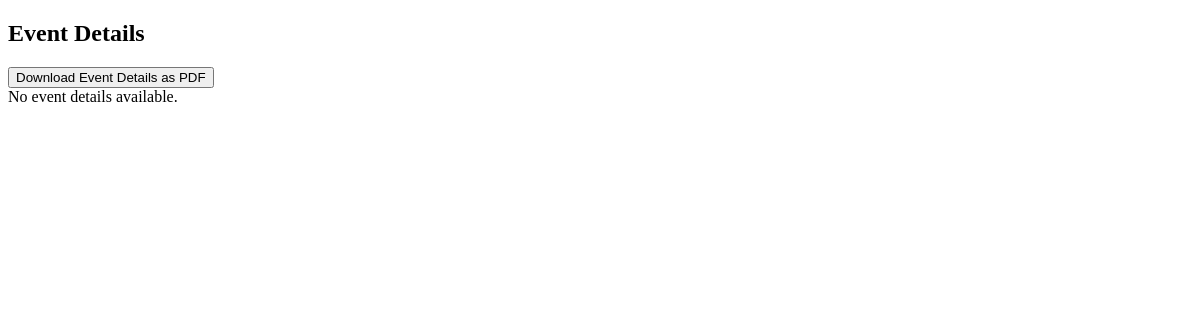
/faculty/facultyDashboard/activityviwe2.php, run on an earlier commit of the app's database.
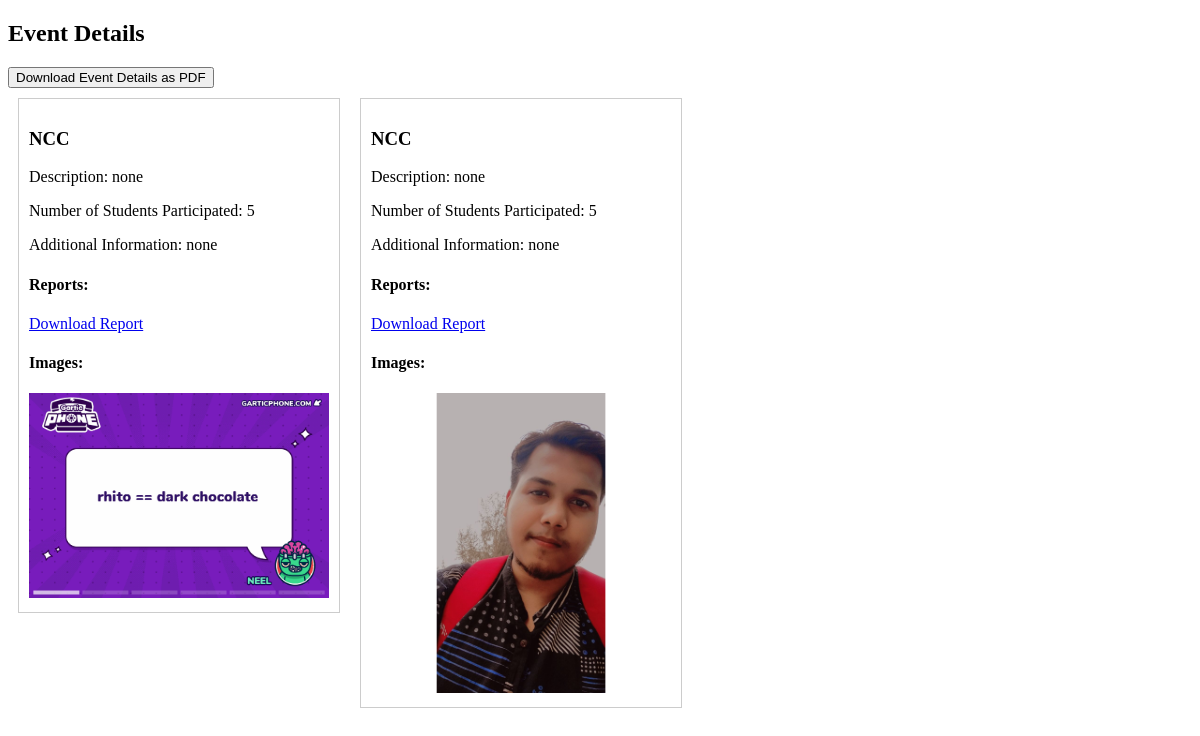
And on a later commit of the database.
### tables this page shows
CREATE TABLE `activity` (
  `instid` varchar(255) NOT NULL,
  `activityid` varchar(255) NOT NULL,
  `activityname` varchar(255) NOT NULL,
  `scheme` varchar(255) NOT NULL,
  `reports` varchar(255) NOT NULL,
  `images` varchar(255) NOT NULL,
  `avgstu` varchar(255) NOT NULL,
  `addinfo` varchar(255) NOT NULL
);

### faculty/facultyDashboard/activityviwe2.php (the view, shortened to what this page needs)
<?php
require '../../connect.php';
$sql = "SELECT * FROM activity";
$result = $conn->query($sql);
?>
<!DOCTYPE html>
<html>
<head>
</head>
<body>
    <h2>Event Details</h2>
    <form method="post">
        <button type="submit" name="generate_pdf">Download Event Details as PDF</button>
    </form>
    <?php
    if ($result->num_rows > 0) {
        while ($row = $result->fetch_assoc()) {
            echo '<div class="event-card">';
            echo '<h3>' . $row["activityname"] . '</h3>';
            echo '<p>Description: ' . $row["scheme"] . '</p>';
            echo '<p>Number of Students Participated: ' . $row["avgstu"] . '</p>';
            echo '<p>Additional Information: ' . $row["addinfo"] . '</p>';
            $reports = explode(", ", $row["reports"]);
            if (!empty($reports[0])) {
                echo '<h4>Reports:</h4>';
                foreach ($reports as $report) {
                    echo '<p><a href="' . $report . '" target="_blank">Download Report</a></p>';
                }
            }
            $images = explode(", ", $row["images"]);
            if (!empty($images[0])) {
                echo '<h4>Images:</h4>';
                foreach ($images as $image) {
                    echo '<img src="' . $image . '" alt="Event Image">';
                }
            }
            echo '</div>';
        }
    } else {
        echo "No event details available.";
    }
    ?>
</body>
</html>

What changed in the data, as far as the page shows it:
added activity: activityname "NCC", scheme "none", avgstu "5", addinfo "none", images (picture)
added activity: activityname "NCC", scheme "none", avgstu "5", addinfo "none", images (picture)
Also different on the page:
text no longer shown: "No event details available."
